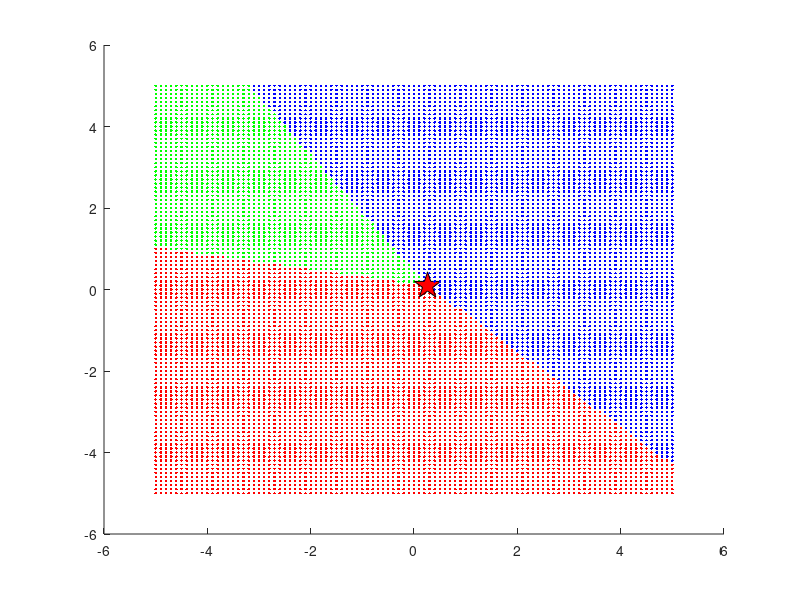

Write MATLAB code to recreate this figure.
%%
% ME3001 - Tennessee Technological University
% Tristan Hill - September 13, 2017 - Sept 13, 2020
% Systems of Linear Equations - Geometry Explanation
% This program calculates and shows the intersection of three planes.
%%
clear variables;close all;clc


% define a range of x and y values
x_range=-5:.1:5;
y_range=-5:.1:5;

% define the coefficients in the plane equations
a1=-3;
b1=200;
c1=-35;
d1=-14;

a2=12;
b2=-20;
c2=14;
d2=14;

a3=10;
b3=5;
c3=1;
d3=4;

% calculate the z values of each plane
k=1;
for i=1:length(x_range)
    for j=1:length(y_range)
       
        
        x_eq1(k)=x_range(i);
        y_eq1(k)=y_range(j);       
        z_eq1(k)=(a1*x_range(i)+b1*y_range(j)-d1)/c1;
        
        x_eq2(k)=x_range(i); %these lines are redundant
        y_eq2(k)=y_range(j); %these lines are redundant 
        z_eq2(k)=(a2*x_range(i)+b2*y_range(j)-d2)/c2;
        
        x_eq3(k)=x_range(i); %these lines are redundant
        y_eq3(k)=y_range(j); %these lines are redundant
        z_eq3(k)=(a3*x_range(i)+b3*y_range(j)-d3)/c3;
        
        k=k+1;
    end 
end

% solve for the intersection as a linear system
A=[a1 b1 c1
   a2 b2 c2
   a3 b3 c3];
B=[d1;d2;d3];

x=inv(A)*B;

figure(1);hold on
%plot the planes
plot3(x_eq1,y_eq1,z_eq1,'r.')
plot3(x_eq2,y_eq2,z_eq2,'g.')
plot3(x_eq3,y_eq3,z_eq3,'b.')
%plot the solution
plot3(x(1),x(2),x(3),'kp','MarkerSize',20,'MarkerFaceColor','red')

